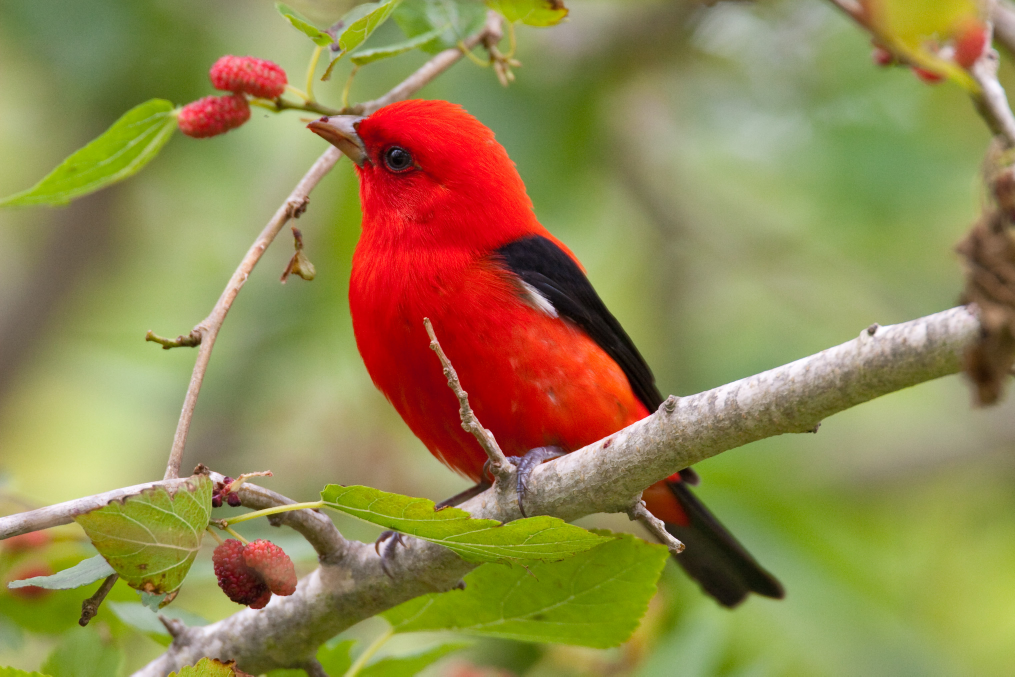
#> input picture bird.jpg, 3044 x 2029 px (shown at 1/3 size)
$ jupyter execute 'Otsu Thresholding.ipynb'
#> lines starting #> are read from the running program, lines starting #| are printed output that depends on the picture; after the words box and inside, x2 and y2 are one past the last pixel; in counts of white or black regions, pixels touching at a corner belong together
[cell 1]
import cv2
import numpy as np
img = cv2.imread("bird.jpg")
#> img is the input picture: shape (2029, 3044, 3); mean B, G, R 79.5, 134.6, 146.8
img=cv2.resize(img,(600,500))
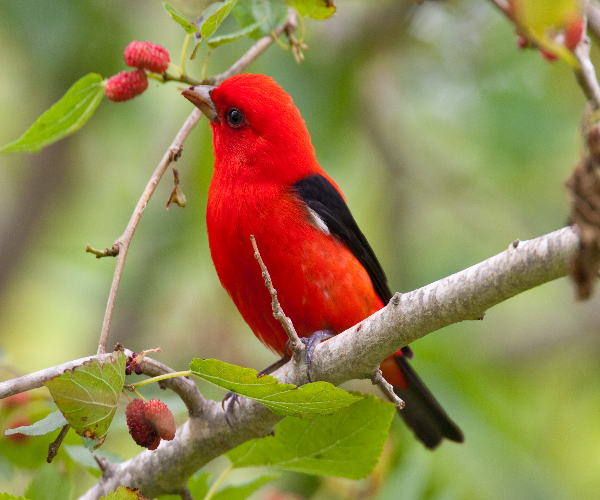
#> img: shape (500, 600, 3); mean B, G, R 79.4, 134.5, 146.7
img = cv2.cvtColor(img,cv2.COLOR_BGR2GRAY)
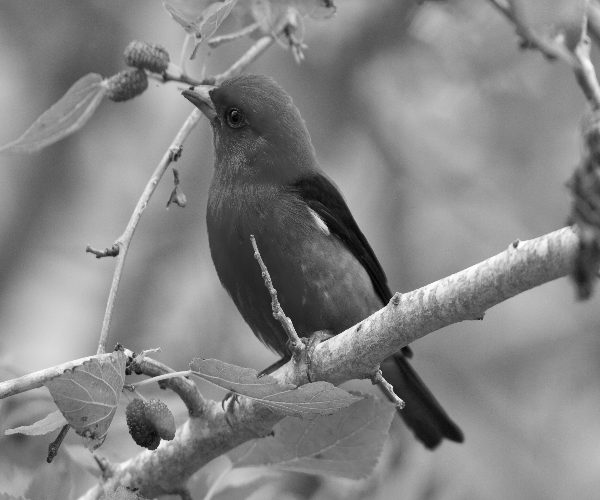
#> img: shape (500, 600); min 2, max 255, mean 131.9
_,thresh1 =cv2.threshold(img,120,255,cv2.THRESH_BINARY)
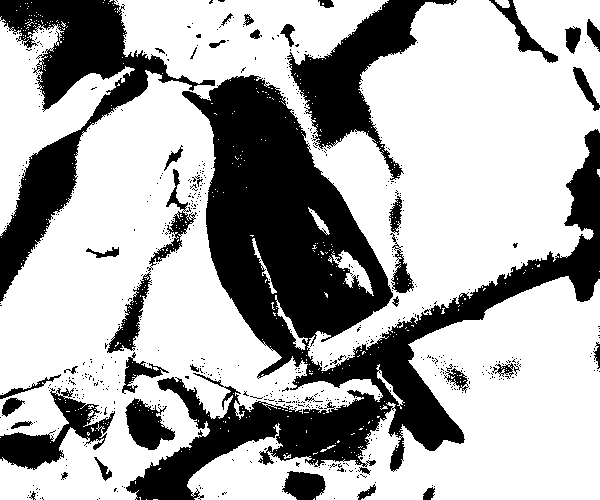
#> thresh1: shape (500, 600); 67.5% white; 630 black regions (589 under 20 px), largest, box (x1, y1, x2, y2) and area: (126, 75, 600, 500) 58409, (0, 0, 215, 302) 15807, (287, 0, 457, 180) 8821
_,thresh2 =cv2.threshold(img,120,255,cv2.THRESH_BINARY+cv2.THRESH_OTSU)
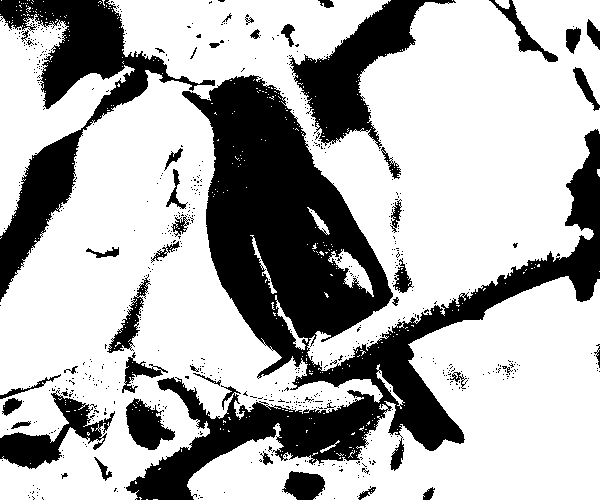
#> thresh2: shape (500, 600); 69.2% white; 665 black regions (619 under 20 px), largest, box (x1, y1, x2, y2) and area: (126, 75, 600, 500) 56967, (0, 0, 215, 302) 14530, (289, 0, 456, 149) 7950

cv2.imshow("gray_image",img)
#otsu thresholding is more preferable than simple thresh because they find more details by finding threhold automatically
# examples are to detect pattern oif fingerprint and details in mri of human brain
cv2.imshow("thresh_image",thresh1)
cv2.imshow("OTSU_image",thresh2)

cv2.waitKey(0)

$ run again, with ankita.jpg copied over bird.jpg
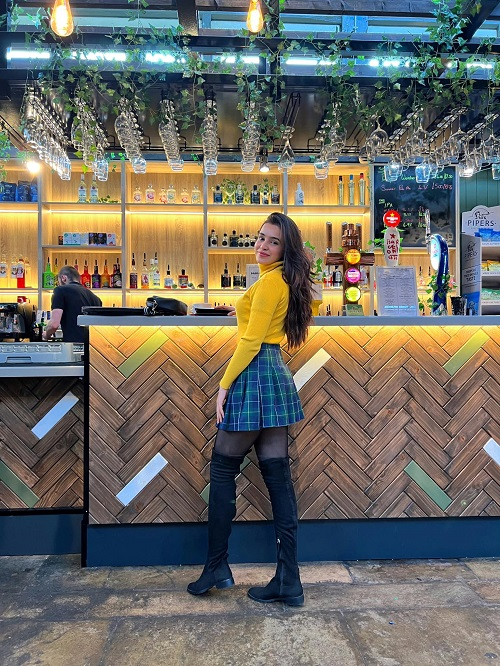
#> input picture ankita.jpg, 500 x 666 px
#> img is the input picture: shape (666, 500, 3); mean B, G, R 100, 108.9, 110.9
#> `_,thresh1 =cv2.threshold(img,120,255,cv2.THRESH_BINARY)`:
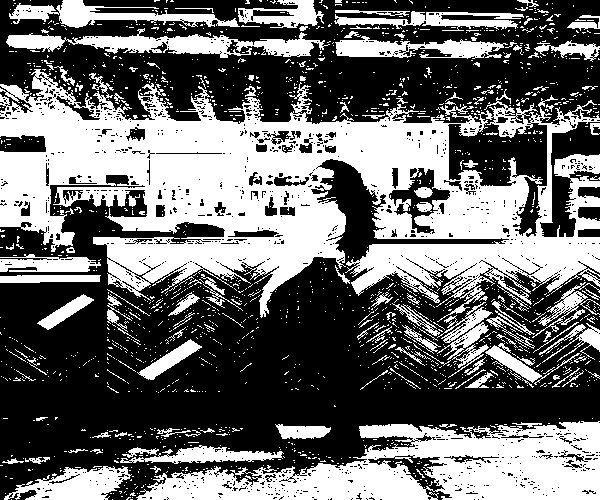
#> thresh1: shape (500, 600); 42.5% white; 1663 white regions (1526 under 20 px), largest, box (x1, y1, x2, y2) and area: (0, 69, 600, 322) 71714, (136, 421, 600, 500) 20574, (6, 28, 330, 58) 4015
#> `_,thresh2 =cv2.threshold(img,120,255,cv2.THRESH_BINARY+cv2.THRESH_OTSU)`:
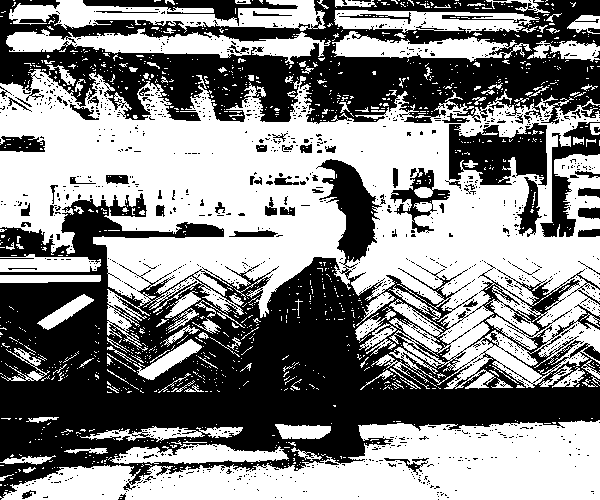
#> thresh2: shape (500, 600); 53.2% white; 1171 black regions (1089 under 20 px), largest, box (x1, y1, x2, y2) and area: (0, 159, 600, 500) 82864, (0, 0, 600, 124) 39308, (449, 123, 547, 186) 4262

$ run again, with ankita_.jpg copied over bird.jpg
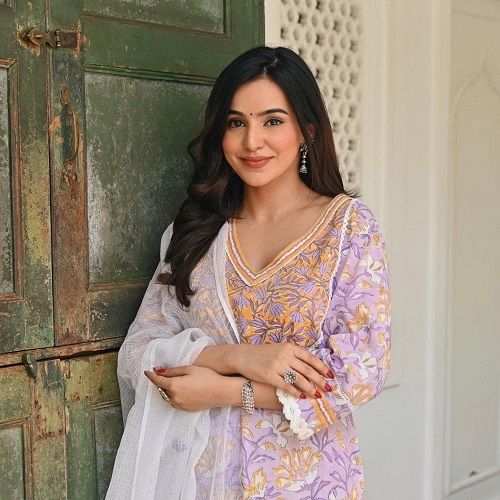
#> input picture ankita_.jpg, 500 x 500 px
#> img is the input picture: shape (500, 500, 3); mean B, G, R 121.6, 137.9, 152.7
#> `_,thresh1 =cv2.threshold(img,120,255,cv2.THRESH_BINARY)`:
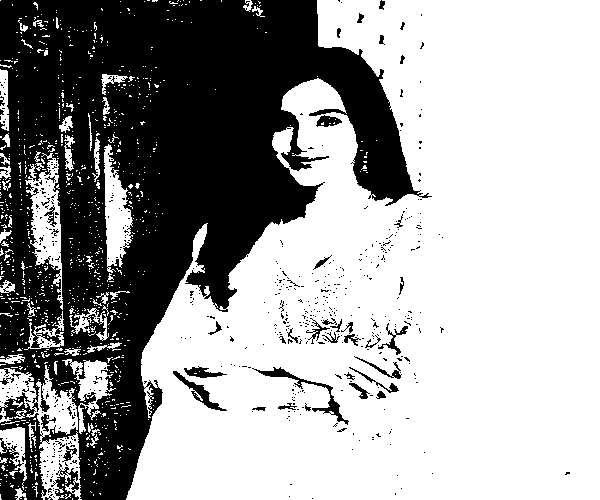
#> thresh1: shape (500, 600); 63.5% white; 579 black regions (533 under 20 px), largest, box (x1, y1, x2, y2) and area: (0, 0, 432, 500) 103854, (252, 367, 349, 425) 627, (51, 463, 79, 500) 446
#> `_,thresh2 =cv2.threshold(img,120,255,cv2.THRESH_BINARY+cv2.THRESH_OTSU)`:
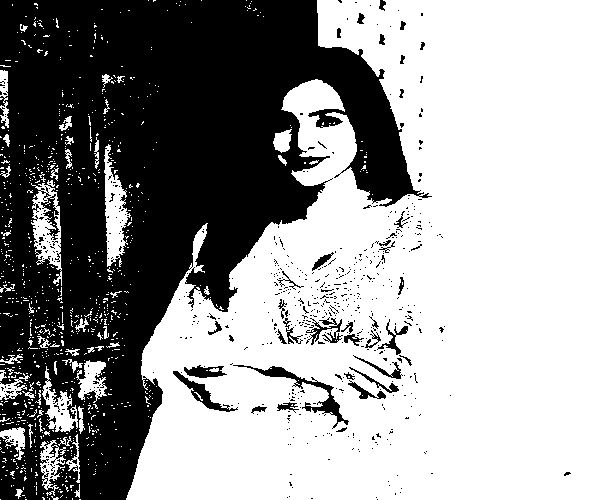
#> thresh2: shape (500, 600); 60.2% white; 584 black regions (542 under 20 px), largest, box (x1, y1, x2, y2) and area: (0, 0, 432, 500) 112752, (233, 365, 349, 429) 953, (173, 371, 238, 412) 550
